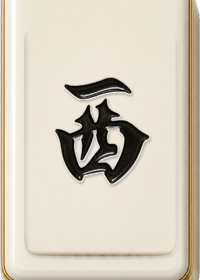
#> input picture assets/tiles_3d/tile_honor_west.png, 200 x 280 px
$ python -i build_subtle_3d_tile_faces.py   (imports and definitions only)
#> lines starting #> are read from the running program, lines starting #| are printed output that depends on the picture
#!/usr/bin/env python3
"""Build subtle 3D mahjong tile candidates from a blank body.

This is the replacement workflow for the old full-GPT tile set. The default
path uses a deterministic thin-bevel body because it stays cleaner at gameplay
sprite scale. Generated blank bodies can still be used explicitly as direct
materials or as silhouette masks for experiments. The playable markings are
extracted from `assets/tiles/*.png` and composited deterministically, so symbol
identity and layout stay under source control.
"""

from __future__ import annotations

import argparse
import tempfile
from pathlib import Path

from PIL import Image, ImageChops, ImageDraw, ImageFilter, ImageOps


ROOT = Path(__file__).resolve().parents[1]
SOURCE_DIR = ROOT / "assets" / "tiles"
DEFAULT_BODY = ROOT / "garden-gpt-image-2/image/candidates/tiles_v15_agent/baked_ui_depth_layer_v15.png"
DEFAULT_OUT_DIR = ROOT / ".tmp" / "subtle_3d_tiles"
DEFAULT_CONTACT_SHEET = ROOT / "build/qa/subtle_3d_tile_contact_sheet.png"
WIDTH = 200
HEIGHT = 280
FACE_RECT = (21, 17, 179, 258)


TILE_FILES = [
    *[f"tile_man{n}.png" for n in range(1, 10)],
    *[f"tile_pin{n}.png" for n in range(1, 10)],
    *[f"tile_sou{n}.png" for n in range(1, 10)],
    "tile_honor_east.png",
    "tile_honor_south.png",
    "tile_honor_west.png",
    "tile_honor_north.png",
    "tile_honor_red.png",
    "tile_honor_green.png",
    "tile_honor_white.png",
    *[f"tile_flower_h{n}.png" for n in range(1, 9)],
]


# [11 lines left out: function atomic_save, not called in this run]


def has_true_alpha(image: Image.Image) -> bool:
    if image.mode != "RGBA":
        return False
    low, high = image.getchannel("A").getextrema()
    return low < 255 and high > 0


# [30 lines left out: functions prepare_body, infer_green_screen_alpha, not called in this run]


def fitted_alpha_mask(source_alpha: Image.Image) -> Image.Image:
    alpha = source_alpha.filter(ImageFilter.MinFilter(5)).filter(ImageFilter.MaxFilter(11)).filter(ImageFilter.MinFilter(7))
    bbox = alpha.getbbox()
    if bbox is None:
        raise ValueError("could not isolate generated tile body mask")
    left = max(0, bbox[0] - 2)
    top = max(0, bbox[1] - 2)
    right = min(alpha.width, bbox[2] + 2)
    bottom = min(alpha.height, bbox[3] + 2)
    cropped = alpha.crop((left, top, right, bottom))
    fitted = ImageOps.contain(cropped, (WIDTH, HEIGHT), method=Image.Resampling.LANCZOS)
    mask = Image.new("L", (WIDTH, HEIGHT), 0)
    mask.paste(fitted, ((WIDTH - fitted.width) // 2, (HEIGHT - fitted.height) // 2))
    return mask.filter(ImageFilter.GaussianBlur(0.45)).point(lambda value: 0 if value < 8 else (255 if value > 248 else value))


def build_generated_mask_material_body(path: Path) -> Image.Image:
    """Use a generated blank tile only for silhouette, then rebuild clean RGB.

    GPT outputs often look clean at large size but contain tiny gray or black
    texture flecks that become dirty at 200x280. This mode keeps the generated
    rounded slab geometry while discarding all generated RGB pixels.
    """
#> called with path = '../assets/tiles_3d/tile_honor_west.png'
    source = ImageOps.exif_transpose(Image.open(path)).convert("RGBA")
#> source is the input picture: PIL image 200x280 RGBA; mean R, G, B, A 211.4, 203.2, 187.4, 253.8
    if has_true_alpha(source):
#> in has_true_alpha, `low, high = image.getchannel("A").getextrema()`: low = 0; high = 255
        source_alpha = source.getchannel("A")
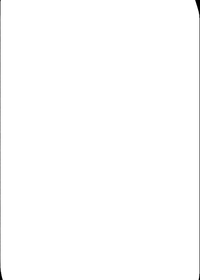
#> source_alpha: PIL image 200x280 L; min 0, max 255, mean 253.8
    else:
        source_alpha = infer_neutral_background_alpha(source)
    mask = fitted_alpha_mask(source_alpha)
#> in fitted_alpha_mask, `bbox = alpha.getbbox()`: bbox = (0, 0, 200, 280)
#> in fitted_alpha_mask, `left = max(0, bbox[0] - 2)`: left = 0
#> in fitted_alpha_mask, `right = min(alpha.width, bbox[2] + 2)`: right = 200
#> in fitted_alpha_mask, `bottom = min(alpha.height, bbox[3] + 2)`: bottom = 280
#> in fitted_alpha_mask, `mask = Image.new("L", (WIDTH, HEIGHT), 0)`: mask: PIL image 200x280 L; every value is 0
    bbox = mask.getbbox()
#> bbox = (0, 0, 200, 280)
    if bbox is None:
        raise ValueError(f"could not isolate generated tile body mask from {path}")

    eroded = mask.filter(ImageFilter.MinFilter(9))
    edge_ring = ImageChops.subtract(mask, eroded).filter(ImageFilter.GaussianBlur(1.1))
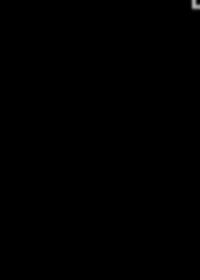
#> edge_ring: PIL image 200x280 L; min 0, max 176, mean 0.2
    body = Image.new("RGBA", (WIDTH, HEIGHT), (0, 0, 0, 0))
#> body: PIL image 200x280 RGBA; every value is 0
    pixels = body.load()
    mask_pixels = mask.load()
    ring_pixels = edge_ring.load()
    x0, y0, x1, y1 = bbox
#> x0 = 0; y0 = 0; x1 = 200; y1 = 280
    body_w = max(1, x1 - x0)
#> body_w = 200
    body_h = max(1, y1 - y0)
#> body_h = 280

    for y in range(HEIGHT):
        for x in range(WIDTH):
            alpha = mask_pixels[x, y]
            if alpha <= 0:
                continue
            nx = (x - x0) / float(body_w)
            ny = (y - y0) / float(body_h)
            base_r = 254 - int(8 * ny)
            base_g = 251 - int(10 * ny)
            base_b = 240 - int(14 * ny)
            edge = ring_pixels[x, y] / 255.0
            right = max(0.0, (nx - 0.76) / 0.24)
            bottom = max(0.0, (ny - 0.82) / 0.18)
            top_highlight = max(0.0, (0.18 - ny) / 0.18) * max(0.0, (0.78 - nx) / 0.78)
            left_highlight = max(0.0, (0.13 - nx) / 0.13) * max(0.0, (0.88 - ny) / 0.88)
            shade = -18.0 * edge - 18.0 * right - 16.0 * bottom + 10.0 * top_highlight + 5.0 * left_highlight
            if 0.17 < nx < 0.78 and 0.13 < ny < 0.78:
                shade = max(shade, -5.0)
            pixels[x, y] = (
                int(max(0.0, min(255.0, base_r + shade))),
                int(max(0.0, min(255.0, base_g + shade * 0.88))),
                int(max(0.0, min(255.0, base_b + shade * 0.62))),
                alpha,
            )

    draw = ImageDraw.Draw(body, "RGBA")
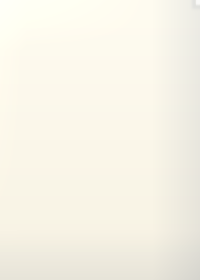
#> body: PIL image 200x280 RGBA; mean R, G, B, A 246.9, 243.5, 231.3, 254.9; transparent parts drawn white
    draw.rounded_rectangle((x0 + 5, y1 - 7, x1 - 5, y1 - 2), radius=4, fill=(126, 113, 76, 28))
    draw.rounded_rectangle((x0 + 3, y0 + 2, x1 - 3, y1 - 2), radius=14, outline=(255, 255, 250, 42), width=1)
    return body


# [27 lines left out: function infer_neutral_background_alpha, not called in this run]


def lerp_channel(a: int, b: int, t: float) -> int:
    return int(round(a + (b - a) * t))


# [16 lines left out: functions lerp_color, rounded_mask, not called in this run]


def alpha_scaled(mask: Image.Image, opacity: float) -> Image.Image:
    return mask.point(lambda value: int(max(0.0, min(255.0, value * opacity))))


# [203 lines left out: functions gradient_layer, build_procedural_body, marking_mask, extract_markings, apply_subtle_engrave_shadow, composite_tile and 3 more, not called in this run]


# [2 lines not run here, left out]

>>> result = build_generated_mask_material_body('../assets/tiles_3d/tile_honor_west.png')
